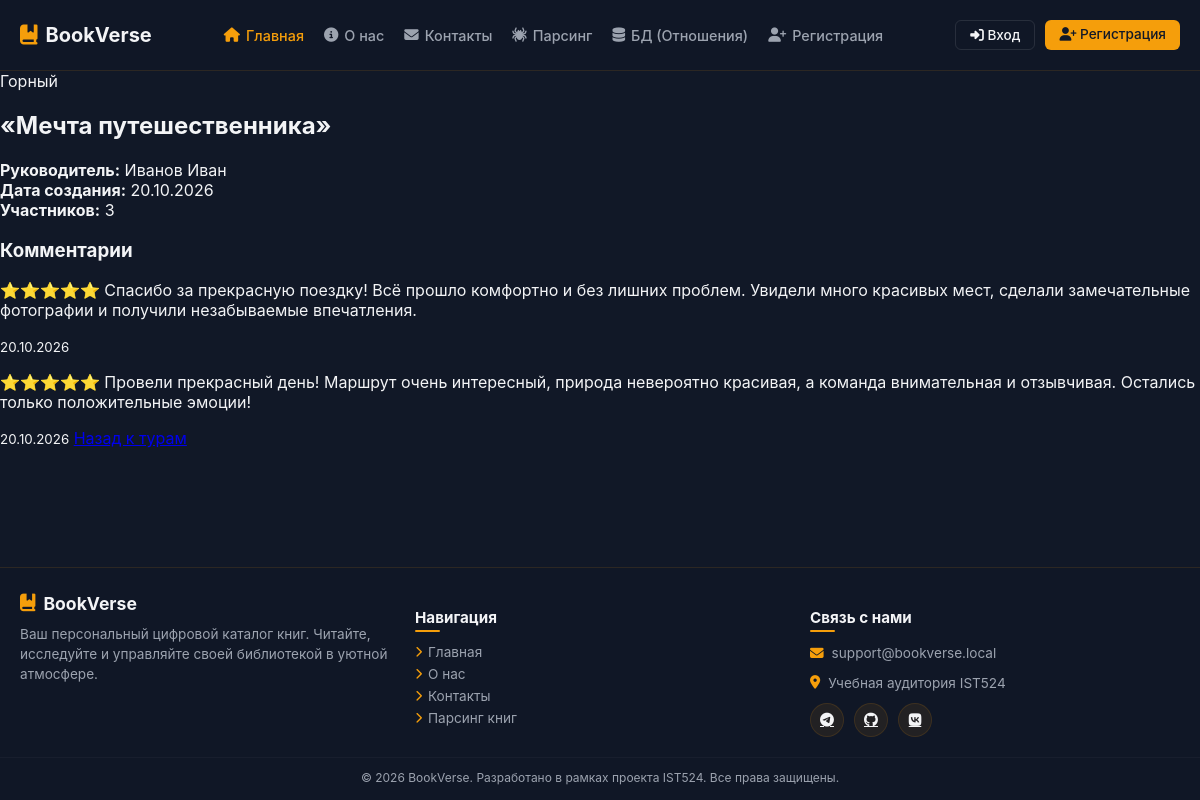
The page /tour/2/ on the database its author committed.
### tour/models.py (models this page shows, shortened)
class Tour(models.Model):
    title = models.CharField(max_length=100)
    category = models.ForeignKey(
        Category,
        on_delete=models.SET_NULL,
        null=True,
        blank=True,
        related_name='tours'
    )
    leader = models.CharField(
        max_length=100,
        default='Иванов Иван'
    )
    register_date = models.DateField(auto_now_add=True)

class Category(models.Model):
    name = models.CharField(max_length=100, default='Горный')
    def __str__(self):
        return self.name

class Comment(models.Model):
    choice_tour = models.ForeignKey(
        Tour,
        on_delete=models.CASCADE,
        related_name='comments'
    )
    comment = models.TextField(default='Good tour')
    created_at = models.DateField(auto_now_add=True)

### tour/views.py (the view)
# urls.py: path('tour/<int:tour_id>/', views.tour_detail_view, name='tour_detail'),
def tour_detail_view(request, tour_id):
    tour = get_object_or_404(Tour, id=tour_id)
    return render(request, 'tour_detail.html', {
        'tour': tour
    })

### templates/tour_detail.html (shortened to what this page needs)
{% include 'layouts/header.html' %}
<main class="tours-container">
    <article class="tour-card">
        <div class="tour-info">
            <span class="tour-category">
                {{ tour.category|default:"Без категории" }}
            </span>
            <h1 class="tour-title">{{ tour.title }}</h1>
            <div class="tour-details">
                <div class="tour-detail">
                    <strong>Руководитель:</strong>
                    {{ tour.leader }}
                </div>
                <div class="tour-detail">
                    <strong>Дата создания:</strong>
                    {{ tour.register_date|date:"d.m.Y" }}
                </div>
                <div class="tour-detail">
                    <strong>Участников:</strong>
                    {{ tour.participants.count }}
                </div>
            </div>
            <h3>Комментарии</h3>
            {% for comment in tour.comments.all %}
                <p>{{ comment.comment }}</p>
                <small>{{ comment.created_at|date:"d.m.Y" }}</small>
            {% empty %}
                <p>Комментариев пока нет.</p>
            {% endfor %}
            <a href="{% url 'tour_list' %}" class="tour-button">
            </a>
        </div>
    </article>
</main>
{% include 'layouts/footer.html' %}

### static/css/header_and_footer.css (style rules this page uses)
:root { --bg-main: #111827; --bg-header-footer: rgba(17, 24, 39, 0.9); --card-bg: rgba(31, 41, 55, 0.75); --card-border: rgba(245, 158, 11, 0.12); --accent-color: #f59e0b; --text-light: #f3f4f6; --text-muted: #9ca3af; --transition-speed: 0.3s ease; }
body { background-color: var(--bg-main); color: var(--text-light); font-family: 'Inter', 'Segoe UI', system-ui, sans-serif; margin: 0; display: flex; flex-direction: column; min-height: 100vh; }

### rows shown on the page
Tour: category "Горный", title "«Мечта путешественника»", leader "Иванов Иван", register_date "20.10.2026", participants.count "3"
Comment: comment "⭐⭐⭐⭐⭐ Спасибо за прекрасную поездку! Всё прошло комфортно и без лишних проблем. Увидели много красивых мест, сделали замечательные фотографии и получили незабываемые впечатления.", created_at "20.10.2026"
Comment: comment "⭐⭐⭐⭐⭐ Провели прекрасный день! Маршрут очень интересный, природа невероятно красивая, а команда внимательная и отзывчивая. Остались только положительные эмоции!", created_at "20.10.2026"
